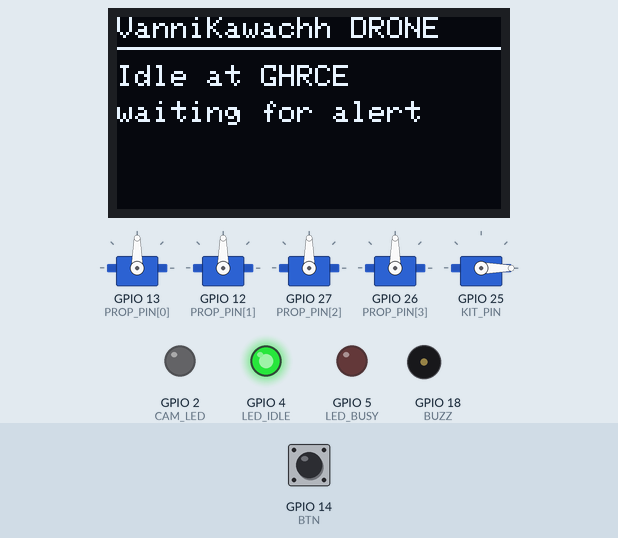
Simulated run of this sketch. Board: ESP32. Parts: 5 × servo, 128×64 one-colour display, output pins drawn as LEDs (lit = HIGH), buzzer (waves = sounding). Inputs (shaded band) come from the test bench; at power-on: GPIO 14 (BTN) HIGH. What the sketch prints to the serial monitor is not drawn.

Above: at 1.2 s.
1.3 s: GPIO 14 (BTN) pulled LOW for 0.15 s
At 1.71 s:
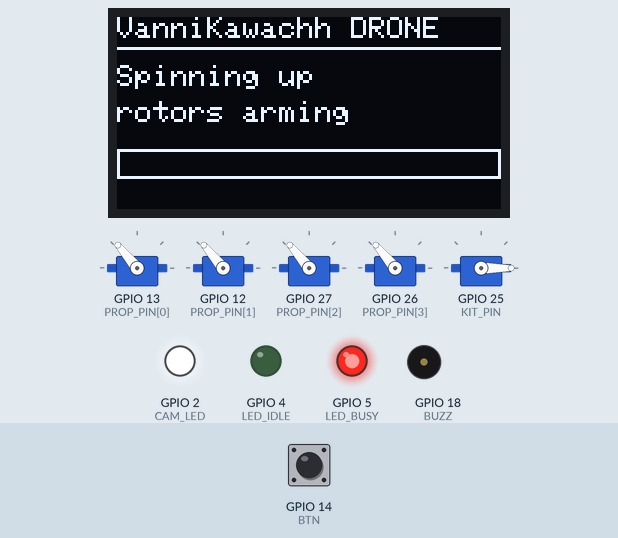
At 2.99 s:
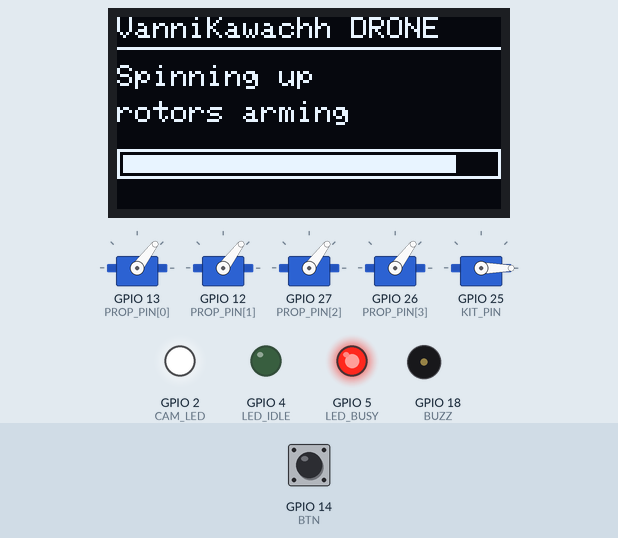
9.0 s: GPIO 14 (BTN) pulled LOW for 1 s
At 14.42 s:
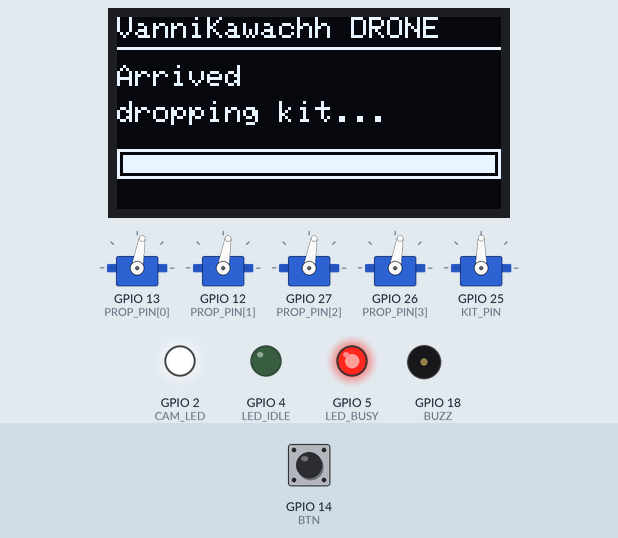
Timing chart, 0 to 17.5 s (numbered marks = the images above; inputs shaded):
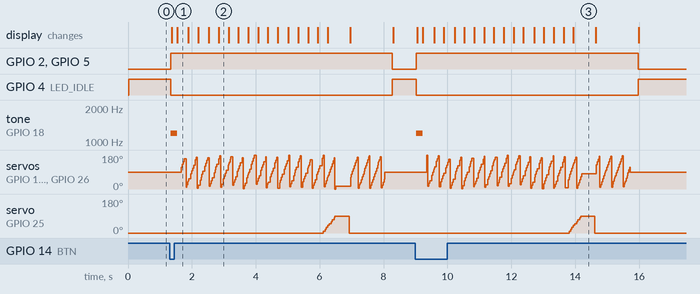

Measured:
- after the input at 1.3 s, GPIO 2 (CAM_LED): LOW → HIGH at once, → LOW 6.9 s later; GPIO 4 (LED_IDLE): HIGH → LOW at once, → HIGH 6.9 s later
- after the input at 9.0 s, GPIO 2 (CAM_LED): LOW → HIGH at once, → LOW 6.9 s later; GPIO 4 (LED_IDLE): HIGH → LOW at once, → HIGH 6.9 s later

The sketch:

sketch.ino
```cpp
/*
  VanniKawachh -- DRONE  (Wokwi, ESP32, auto-builds from diagram.json)
  ====================================================================
  Waits at base. Press the ALERT button (that is the alert arriving from the
  hub over LoRa) and it: arms + spins the 4 rotors, flies (props whirl + OLED
  progress), drops the first-aid kit with a servo, runs the camera, then spins
  down and returns to idle.

  Honest note: Wokwi has no DC-motor part, so the 4 rotors are servos that whirl
  and 4 "throttle" LEDs that ramp with the motor power. The real quadcopter
  flight (BLDC + ESC + Pixhawk) is proven in ArduPilot SITL / Gazebo -- no
  circuit simulator flies a drone. This board proves the drone ELECTRONICS:
  motor arming/throttle, the kit-drop servo, and the camera.
*/

#include <Wire.h>
#include <Adafruit_GFX.h>
#include <Adafruit_SSD1306.h>
#include <ESP32Servo.h>

const int BTN      = 14;   // ALERT button (= alert from the hub)
const int CAM_LED  = 2;    // camera recording
const int LED_IDLE = 4;    // green: parked
const int LED_BUSY = 5;    // red: on a mission
const int BUZZ     = 18;
const int PROP_PIN[4] = { 13, 12, 27, 26 };   // 4 rotor servos
const int KIT_PIN  = 25;                        // kit-drop servo

Servo prop[4];
Servo kit;
Adafruit_SSD1306 oled(128, 64, &Wire, -1);

void banner(const char* l1, const char* l2, int bar = -1) {
  oled.clearDisplay();
  oled.setTextSize(1); oled.setTextColor(SSD1306_WHITE);
  oled.setCursor(0, 0); oled.print("VanniKawachh DRONE");
  oled.drawFastHLine(0, 10, 128, SSD1306_WHITE);
  oled.setCursor(0, 16); oled.print(l1);
  oled.setCursor(0, 28); oled.print(l2);
  if (bar >= 0) { oled.drawRect(0, 44, 128, 10, SSD1306_WHITE);
                  oled.fillRect(2, 46, (int)(124.0 * bar / 100.0), 6, SSD1306_WHITE); }
  oled.display();
}

void whirl(int power, int ms) {          // spin the 4 props at a given power
  unsigned long t0 = millis();
  while (millis() - t0 < (unsigned long)ms) {
    int a = (millis() / 2) % 180;        // whirl angle
    for (int i = 0; i < 4; i++) prop[i].write(power > 10 ? a : 90);
    analogWrite(CAM_LED, 255);           // (cam full on)
    delay(15);
  }
}

void setup() {
  Serial.begin(115200);
  pinMode(BTN, INPUT_PULLUP);
  pinMode(CAM_LED, OUTPUT);
  pinMode(LED_IDLE, OUTPUT);
  pinMode(LED_BUSY, OUTPUT);
  pinMode(BUZZ, OUTPUT);
  for (int i = 0; i < 4; i++) { prop[i].attach(PROP_PIN[i]); prop[i].write(90); }
  kit.attach(KIT_PIN); kit.write(0);
  Wire.begin(21, 22);
  oled.begin(SSD1306_SWITCHCAPVCC, 0x3C);
  digitalWrite(LED_IDLE, HIGH);
  banner("Idle at GHRCE", "waiting for alert");
  Serial.println("[DRONE] idle at base");
}

void flyMission() {
  digitalWrite(LED_IDLE, LOW);
  digitalWrite(LED_BUSY, HIGH);
  digitalWrite(CAM_LED, HIGH);
  tone(BUZZ, 1200, 200);
  Serial.println("[DRONE] alert -> arming 4 rotors");
  banner("ALERT received", "arming rotors...", 0);
  for (int p = 0; p <= 100; p += 10) { whirl(p, 120);      // spin up
    banner("Spinning up", "rotors arming", p); }

  Serial.println("[DRONE] en route to victim");
  for (int p = 0; p <= 100; p += 5) { whirl(100, 120);     // fly
    banner("En route", "flying to victim", p); }

  Serial.println("[DRONE] over victim -> dropping kit");
  banner("Arrived", "dropping kit...", 100);
  for (int a = 0; a <= 90; a += 10) { kit.write(a); whirl(100, 40); }
  delay(400); kit.write(0);
  Serial.println("[DRONE] kit delivered -> RTL");

  banner("KIT DELIVERED", "returning...", 100);
  for (int p = 100; p >= 0; p -= 10) { whirl(p, 120); }    // spin down
  for (int i = 0; i < 4; i++) prop[i].write(90);
  digitalWrite(CAM_LED, LOW);
  digitalWrite(LED_BUSY, LOW);
  digitalWrite(LED_IDLE, HIGH);
  banner("Idle at GHRCE", "waiting for alert");
  Serial.println("[DRONE] landed, idle");
}

void loop() {
  if (digitalRead(BTN) == LOW) {         // alert pressed
    flyMission();
    while (digitalRead(BTN) == LOW) delay(50);
  }
  delay(80);
}
```
